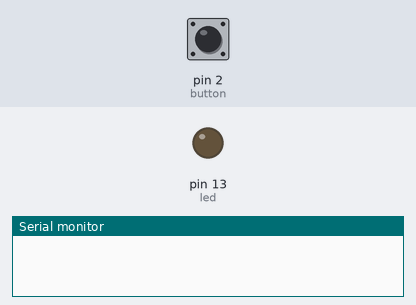
The sketch below on a simulated Arduino Uno, built with avr-gcc and run on an emulated ATmega328P. Shown: output pins drawn as LEDs (lit = HIGH), the last lines printed to the serial monitor. Inputs (shaded band) come from the test bench; at power-on: pin 2 (button) LOW.

Above: at 1.2 s.
1.3 s: pin 2 (button) pulled HIGH for 0.15 s
At 1.37 s:
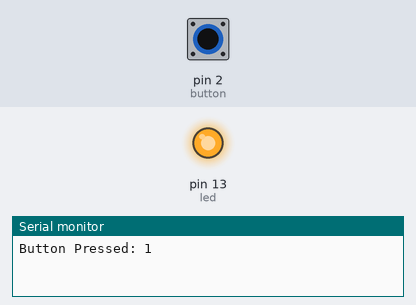
2.9 s: pin 2 (button) pulled HIGH for 3.2 s
At 6.8 s:
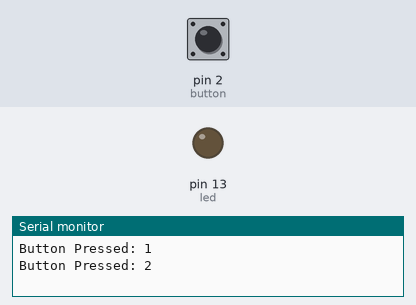
Timing chart, 0 to 8.3 s (numbered marks = the images above; inputs shaded):
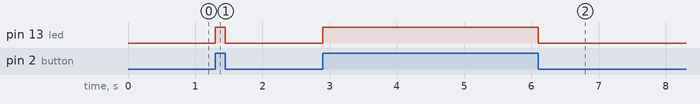

Measured:
- after the input at 1.3 s, pin 13 (led): LOW → HIGH at once, → LOW 0.15 s later
- after the input at 2.9 s, pin 13 (led): LOW → HIGH at once, → LOW 3.2 s later

The sketch:

Counter.ino.ino
```cpp
int led = 13;
int button = 2;
int buttonState = 0;
int lastButtonState = 0;
int pressCount = 0;


void setup() {
  // put your setup code here, to run once:
  pinMode(led,OUTPUT);
  pinMode(button,INPUT);
  Serial.begin(9600);

}

void loop() {
  // put your main code here, to run repeatedly:

  buttonState = digitalRead(button);

  if(buttonState == HIGH && lastButtonState == LOW){
    pressCount++;
    Serial.print("Button Pressed: ");
    Serial.println(pressCount);
    digitalWrite(led, HIGH);
    delay(10);

  }

  else if(buttonState == LOW && lastButtonState == HIGH){
    digitalWrite(led,LOW);
    delay(10);
  }
  lastButtonState = buttonState;


}
```
